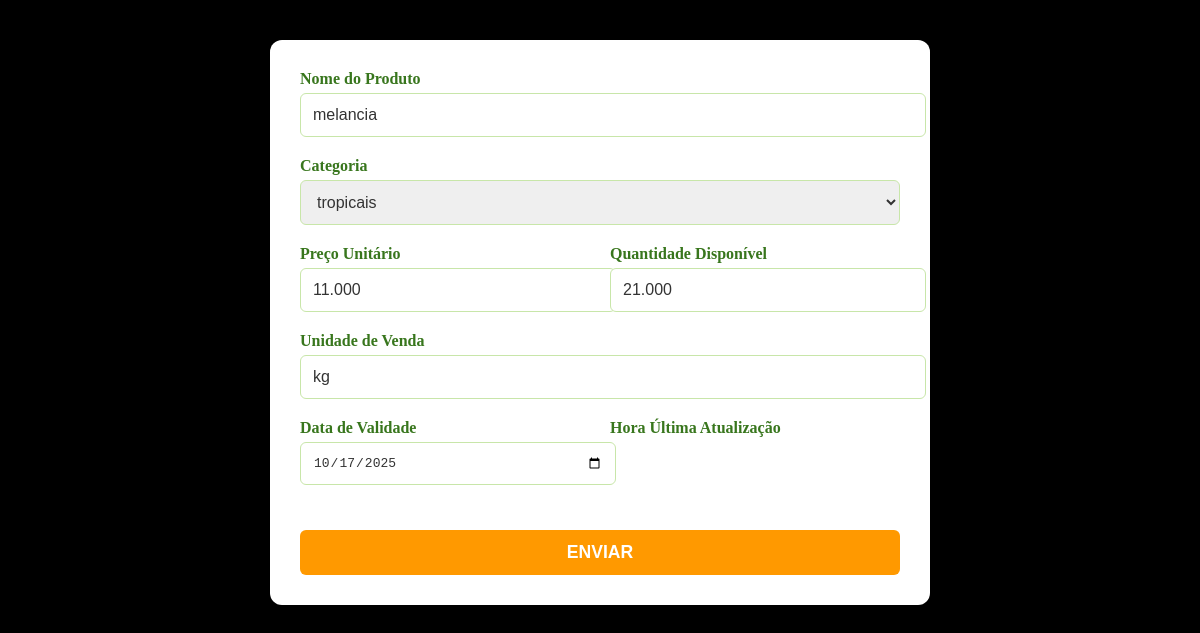
/editar_produto/3 (signed in), run on the app's committed database.
### Site/models.py (models this page shows, shortened)
class Produto(models.Model):
    nome = models.CharField(max_length=25)
    Categoria = models.ForeignKey(Categoria, on_delete = models.CASCADE)
    unidade_de_venda = models.CharField(max_length=8)
    preco_unitario = models.DecimalField(decimal_places=3, max_digits = 9)
    quantidade_disponivel = models.DecimalField(decimal_places=3, max_digits = 9)
    data_ultima_atualizacao = models.TimeField(auto_now=True, null = True)
    data_validade = models.DateField(null=True)

### Site/views.py (the view)
# urls.py: path("editar_produto/<int:id_produto>", views.editar_produto, name = "editar_produto"),
@login_required
def editar_produto(request, id_produto):
    antigo_produto = get_object_or_404(Produto, pk=id_produto)
    id_categoria = antigo_produto.Categoria.id
    if request.method == "POST":
        form = ProdutoFM(request.POST, instance=antigo_produto)
        if form.is_valid():
            form.save()
            return redirect("produtosPorCategoria", id_categoria=id_categoria)
    else:
        form = ProdutoFM(instance=antigo_produto)
        return render(request, 'cadastrarProdutosPorCategoria.html', context={"form": form})

### Site/forms.py
class ProdutoFM(forms.ModelForm):
    class Meta():
        model = Produto
        fields = '__all__'
        widgets = {
            'nome': forms.TextInput(attrs={'class': 'form-control', 'placeholder': 'Nome do Produto'}),
            'Categoria': SELECT_WIDGET,
            'unidade_de_venda': forms.TextInput(attrs={'class': 'form-control', 'placeholder': 'Ex: Kg, Un, Lt'}),
            'preco_unitario': forms.NumberInput(attrs={'class': 'form-control', 'placeholder': 'Ex: 10.99', 'step': '0.01'}),
            'quantidade_disponivel': forms.NumberInput(attrs={'class': 'form-control', 'placeholder': 'Ex: 50.00', 'step': '0.01'}),
            'data_ultima_atualizacao': TimeInput(attrs={'class': 'form-control'}),
            'data_validade': DateInput(attrs={'class': 'form-control'}),
        }

### Site/models.py (called while the page is built)
    def __str__(self):
        return f'{self.nome}'

### Site/templates/cadastrarProdutosPorCategoria.html (shortened to what this page needs)
{% extends 'baseForm.html' %}
{% block content %}
    <div class="form-group">
        <label for="{{ form.nome.id_for_label }}">Nome do Produto</label>
        {{ form.nome }}
    </div>
    <div class="form-group">
        <label for="{{ form.Categoria.id_for_label }}">Categoria</label>
        {{ form.Categoria }}
    </div>
    <div class="form-row">
        <div class="form-group col-md-6">
            <label for="{{ form.preco_unitario.id_for_label }}">Preço Unitário</label>
            {{ form.preco_unitario }}
        </div>
        <div class="form-group col-md-6">
            <label for="{{ form.quantidade_disponivel.id_for_label }}">Quantidade Disponível</label>
            {{ form.quantidade_disponivel }}
        </div>
    </div>
    <div class="form-group">
        <label for="{{ form.unidade_de_venda.id_for_label }}">Unidade de Venda</label>
        {{ form.unidade_de_venda }}
    </div>
    <div class="form-row">
        <div class="form-group col-md-6">
            <label for="{{ form.data_validade.id_for_label }}">Data de Validade</label>
            {{ form.data_validade }}
        </div>
        <div class="form-group col-md-6">
            <label for="{{ form.data_ultima_atualizacao.id_for_label }}">Hora Última Atualização</label>
        </div>
    </div>
{% endblock %}

### Site/static/CssS/cssBaseForm.css (style rules this page uses)
body { background-color: black; }
.form-group { margin-bottom: 20px; }
label { display: block; margin-bottom: 5px; font-weight: 600; color: #38761D; font-size: 1em; }
.form-control { width: 100%; padding: 12px; border: 1px solid #C8E6A9; border-radius: 6px; font-size: 1em; color: #333; transition: border-color 0.3s ease, box-shadow 0.3s ease; }
.form-control::placeholder { color: #AAA; font-style: italic; }
.form-row { display: flex; gap: 20px; }
.form-row .form-group { flex: 1; }

### data on the page
Produto: nome "melancia", Categoria "tropicais", preco_unitario "11.000", quantidade_disponivel "21.000", unidade_de_venda "kg", data_validade "10/17/2025"
